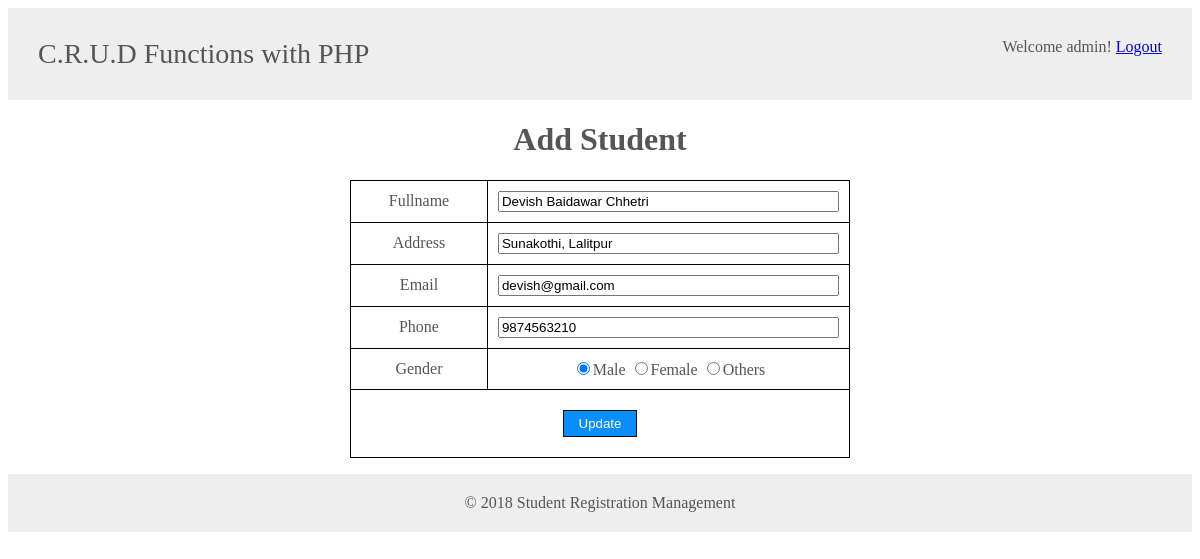
The page /editStudent.php?edit=1 (signed in) on the database its author committed.
### tables this page shows
CREATE TABLE `tbl_students` (
  `id` int(11) NOT NULL,
  `fullname` varchar(255) NOT NULL,
  `address` varchar(50) NOT NULL,
  `email` varchar(50) NOT NULL,
  `phone` varchar(15) NOT NULL,
  `gender` enum('Male','Female','Others') NOT NULL,
  `added_date` datetime NOT NULL
);

### editStudent.php (the view, shortened to what this page needs)
<?php
    include 'includes/dbConnection.php';
    $userId = $_SESSION['loginuserid'];
    $query = "SELECT * FROM tbl_admin_logins WHERE id = '$userId'";
    $result = $conn->query($query);
    $row = $result->fetch_array();
?>
<html>
<head>
    <link rel="stylesheet" href="css/all.css">
</head>
<body>
<div class="container">
    <?php include 'includes/header.php'; ?>
    <h1>Add Student</h1>
    <?php
        if (isset($_GET['edit']) && $_GET['edit']) {
            $stu_Id  = $_GET['edit'];
            $query = "SELECT * FROM tbl_students WHERE id = $stu_Id";
            $result = $conn->query($query);
            $row = $result->fetch_array();
        }
    ?>
    <form action="editStudent-Action.php?updated=<?php echo $row['id']; ?>" method="POST" name="editStudent" id="editStudent">
        <table width="500" cellspacing="1">
            <tr>
                <td>Fullname</td>
                <td><input type="text" name="studFullname" value="<?php echo $row['fullname']; ?>"></td>
            </tr>
            <tr>
                <td>Address</td>
                <td><input type="text" name="studAddress" value="<?php echo $row['address']; ?>"></td>
            </tr>
            <tr>
                <td>Email</td>
                <td><input type="email" name="studEmail" value="<?php echo $row['email']; ?>"></td>
            </tr>
            <tr>
                <td>Phone</td>
                <td><input type="text" name="studPhone" value="<?php echo $row['phone']; ?>"></td>
            </tr>
            <tr>
                <td>Gender</td>
                <td>
                    <label for="male">
                        <input id="male" type="radio" name="studGender" value="Male"
                            <?php
                                if($row['gender'] == 'Male'){?>
                                    checked="checked"
                            <?php }?>
                        >Male
                    </label>
                    <label for="female">
                        <input id="female" type="radio" name="studGender" value="Female"
                            >Female
                    </label>
                    <label for="others">
                        <input id="others" type="radio" value="Others" name="studGender"
                        >Others
                    </label>
                </td>
            </tr>
            <tr>
                <td colspan="2"><input class="btn" type="submit" value="Update"></td>
            </tr>
        </table>
    </form>
    <?php include 'includes/footer.php'; ?>
</div>
</body>
</html>

### includes/header.php
<header>
	<section class="left">
		C.R.U.D Functions with PHP
	</section>
	<section class="right">
		Welcome <?php echo $row['username']; ?>! <a href="logout.php">Logout</a>
	</section>
</header>

### css/all.css (style rules this page uses)
* { box-sizing: border-box; }
body { font-family: Trebuchet MS; color: #555; }
table { background-color: #000; margin: 0 auto; }
td, th { background-color: #fff; padding: 10px; text-align: center; }
header { background-color: #eee; text-align: right; padding: 30px; overflow: hidden; }
header .left { font-size: 28px; float: left; }
header .right { float: right; }
input[type='text'], input[type='email'], input[type='password'], input[type='number'] { width: 100%; }
.container { text-align: center; }
.btn { padding: 5px 15px; background-color: #0a8dff; border: 1px solid #0b0c0e; color: #fff; display: inline-block; margin: 10px 0 10px 0; text-decoration: none; cursor: pointer; }

### rows shown on the page
tbl_students: studFullname "Devish Baidawar Chhetri", studAddress "Sunakothi, Lalitpur", studEmail "devish@gmail.com", studPhone "9874563210", gender "☑ Male"

### other values the page prints
$row['username'] "admin"
